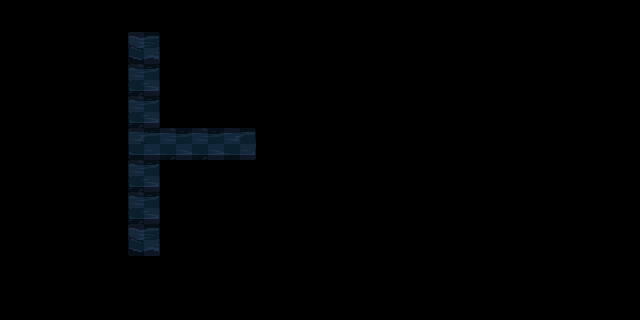

Rendered tile map (Tiled .tmx) drawn with the repository's tilesets; below, a short description and the full map source, tile grids included:
An orthogonal 20x10 tile map with 32x32 px tiles, 2 tile layers (Graphics, Grid), 2 tilesets and 26 objects (23x prop, 3x monster).

<map version="1.0" tiledversion="1.0.3" orientation="orthogonal" renderorder="right-down" width="20" height="10" tilewidth="32" tileheight="32" nextobjectid="39">
 <tileset firstgid="1" source="tiles.tsx" />
 <tileset firstgid="65" source="grid.tsx" />
 <layer name="Graphics" width="20" height="10">
  <data encoding="csv">
0,0,0,0,0,0,0,0,0,0,0,0,0,0,0,0,0,0,0,0,
0,0,0,0,21,0,0,0,0,0,0,0,0,0,0,0,0,0,0,0,
0,0,0,0,17,0,0,0,0,0,0,0,0,0,0,0,0,0,0,0,
0,0,0,0,17,0,0,0,0,0,0,0,0,0,0,0,0,0,0,0,
0,0,0,0,18,19,19,20,0,0,0,0,0,0,0,0,0,0,0,0,
0,0,0,0,17,0,0,0,0,0,0,0,0,0,0,0,0,0,0,0,
0,0,0,0,17,0,0,0,0,0,0,0,0,0,0,0,0,0,0,0,
0,0,0,0,21,0,0,0,0,0,0,0,0,0,0,0,0,0,0,0,
0,0,0,0,0,0,0,0,0,0,0,0,0,0,0,0,0,0,0,0,
0,0,0,0,0,0,0,0,0,0,0,0,0,0,0,0,0,0,0,0
</data>
 </layer>
 <layer name="Grid" width="20" height="10" opacity="0.25">
  <data encoding="csv">
0,0,0,0,0,0,0,0,0,0,0,0,0,0,0,0,0,0,0,0,
0,0,0,0,66,0,0,0,0,0,0,0,0,0,0,0,0,0,0,0,
0,0,0,0,66,0,0,0,0,0,0,0,0,0,0,0,0,0,0,0,
0,0,0,0,66,0,0,0,0,0,0,0,0,0,0,0,0,0,0,0,
0,0,0,0,66,66,66,66,0,0,0,0,0,0,0,0,0,0,0,0,
0,0,0,0,66,0,0,0,0,0,0,0,0,0,0,0,0,0,0,0,
0,0,0,0,66,0,0,0,0,0,0,0,0,0,0,0,0,0,0,0,
0,0,0,0,66,0,0,0,0,0,0,0,0,0,0,0,0,0,0,0,
0,0,0,0,0,0,0,0,0,0,0,0,0,0,0,0,0,0,0,0,
0,0,0,0,0,0,0,0,0,0,0,0,0,0,0,0,0,0,0,0
</data>
 </layer>
 <objectgroup name="Objects">
  <object id="12" name="box" type="prop" x="192" y="192" width="32" height="32">
   <properties>
    <property name="chance" type="float" value="100" />
   </properties>
  </object>
  <object id="14" name="box" type="prop" x="224" y="192" width="32" height="32">
   <properties>
    <property name="chance" type="float" value="100" />
   </properties>
  </object>
  <object id="15" name="box" type="prop" x="416" y="192" width="32" height="32">
   <properties>
    <property name="chance" type="float" value="100" />
   </properties>
  </object>
  <object id="16" name="box" type="prop" x="448" y="192" width="32" height="32">
   <properties>
    <property name="chance" type="float" value="100" />
   </properties>
  </object>
  <object id="17" name="box" type="prop" x="480" y="192" width="32" height="32">
   <properties>
    <property name="chance" type="float" value="100" />
   </properties>
  </object>
  <object id="18" name="box" type="prop" x="256" y="192" width="32" height="32">
   <properties>
    <property name="chance" type="float" value="100" />
   </properties>
  </object>
  <object id="19" name="box" type="prop" x="224" y="32" width="32" height="32">
   <properties>
    <property name="chance" type="float" value="70" />
   </properties>
  </object>
  <object id="20" name="box" type="prop" x="320" y="32" width="32" height="32">
   <properties>
    <property name="chance" type="float" value="70" />
   </properties>
  </object>
  <object id="21" name="box" type="prop" x="352" y="0" width="32" height="32">
   <properties>
    <property name="chance" type="float" value="70" />
   </properties>
  </object>
  <object id="22" name="box" type="prop" x="352" y="32" width="32" height="32">
   <properties>
    <property name="chance" type="float" value="70" />
   </properties>
  </object>
  <object id="23" name="box" type="prop" x="288" y="32" width="32" height="32">
   <properties>
    <property name="chance" type="float" value="70" />
   </properties>
  </object>
  <object id="24" name="box" type="prop" x="384" y="0" width="32" height="32">
   <properties>
    <property name="chance" type="float" value="70" />
   </properties>
  </object>
  <object id="25" name="EyeOrb" type="monster" x="64" y="64" width="32" height="32">
   <properties>
    <property name="chance" type="float" value="100" />
   </properties>
   <ellipse />
  </object>
  <object id="26" name="box" type="prop" x="384" y="32" width="32" height="32">
   <properties>
    <property name="chance" type="float" value="70" />
   </properties>
  </object>
  <object id="27" name="DeepOne" type="monster" x="544" y="64" width="32" height="32">
   <properties>
    <property name="chance" type="float" value="100" />
   </properties>
   <ellipse />
  </object>
  <object id="28" name="EyeOrb" type="monster" x="64" y="224" width="32" height="32">
   <properties>
    <property name="chance" type="float" value="100" />
   </properties>
   <ellipse />
  </object>
  <object id="29" name="box" type="prop" x="256" y="32" width="32" height="32">
   <properties>
    <property name="chance" type="float" value="70" />
   </properties>
  </object>
  <object id="30" name="box" type="prop" x="320" y="0" width="32" height="32">
   <properties>
    <property name="chance" type="float" value="70" />
   </properties>
  </object>
  <object id="31" name="box" type="prop" x="256" y="96" width="32" height="32">
   <properties>
    <property name="chance" type="float" value="70" />
   </properties>
  </object>
  <object id="32" name="box" type="prop" x="352" y="64" width="32" height="32">
   <properties>
    <property name="chance" type="float" value="70" />
   </properties>
  </object>
  <object id="33" name="box" type="prop" x="320" y="64" width="32" height="32">
   <properties>
    <property name="chance" type="float" value="70" />
   </properties>
  </object>
  <object id="34" name="box" type="prop" x="288" y="96" width="32" height="32">
   <properties>
    <property name="chance" type="float" value="70" />
   </properties>
  </object>
  <object id="35" name="box" type="prop" x="384" y="64" width="32" height="32">
   <properties>
    <property name="chance" type="float" value="70" />
   </properties>
  </object>
  <object id="36" name="box" type="prop" x="256" y="256" width="32" height="32">
   <properties>
    <property name="chance" type="float" value="70" />
   </properties>
  </object>
  <object id="37" name="box" type="prop" x="192" y="256" width="32" height="32">
   <properties>
    <property name="chance" type="float" value="70" />
   </properties>
  </object>
  <object id="38" name="box" type="prop" x="224" y="256" width="32" height="32">
   <properties>
    <property name="chance" type="float" value="70" />
   </properties>
  </object>
 </objectgroup>
</map>
